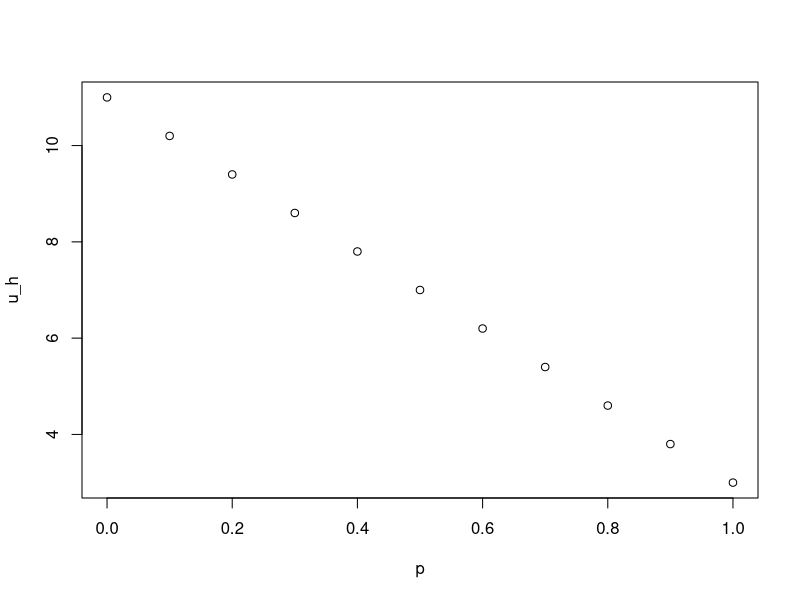
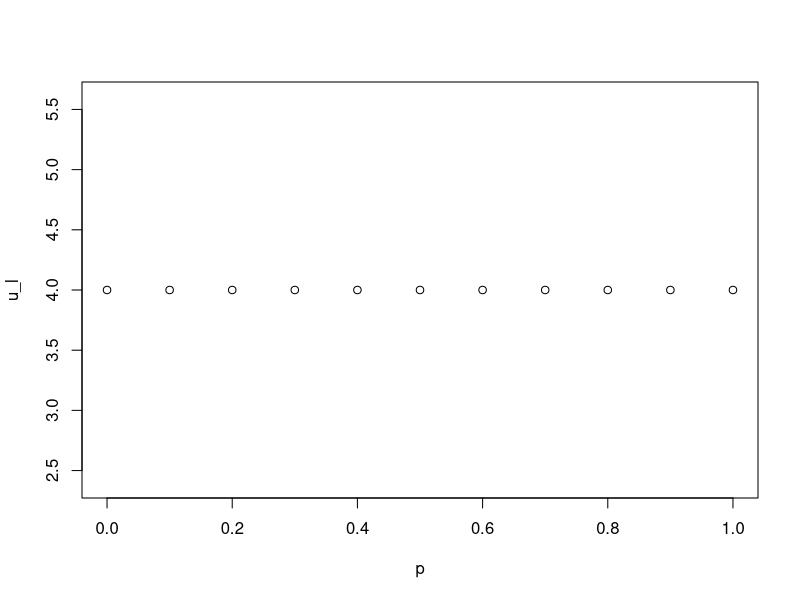

These figures' R source, in order:
## ---- chunk 1
a <- 4
b <- 3
c <- 4

p <- c(0:10)/10

u_h <- p*b+(1-p)*(a+b+c)
u_l <- p*a+(1-p)*(c)

plot(p,u_h)
plot(p,u_l)

